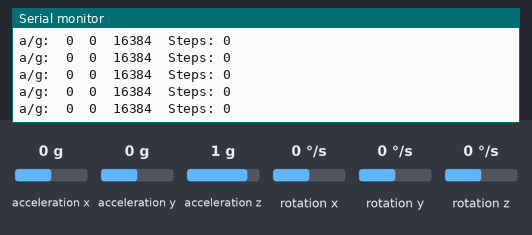
Recording of a sketch running on a simulated Arduino Uno, built with avr-gcc and run on an emulated ATmega328P. On the bench: the last lines printed to the serial monitor. The inputs (shaded band) are chosen by the test bench; at power-on: acceleration x 0 g, acceleration y 0 g, acceleration z 1 g, rotation x 0 °/s, rotation y 0 °/s, rotation z 0 °/s.

Above: at 1.2 s.
1.3 s: acceleration x set to -1.4 g
At 2.0 s:
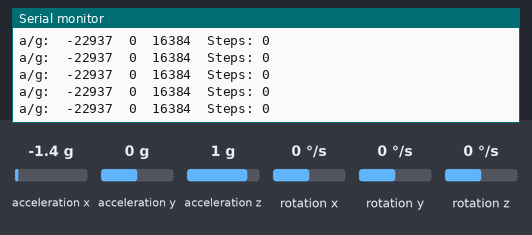
4.3 s: acceleration y set to 0.8 g
At 4.9 s:
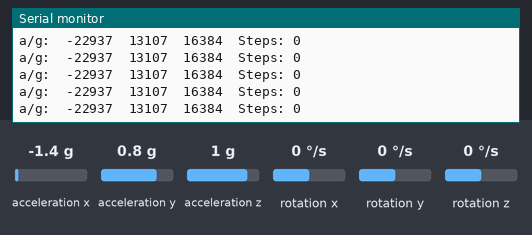
7.3 s: acceleration z set to -1.4 g
At 8.0 s:
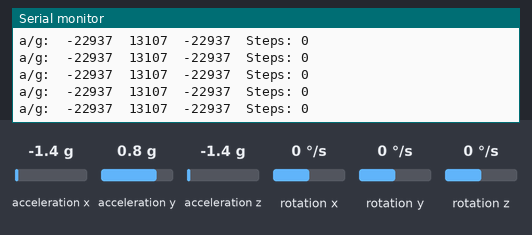
10.3 s: acceleration x set to 0 g
At 10.9 s:
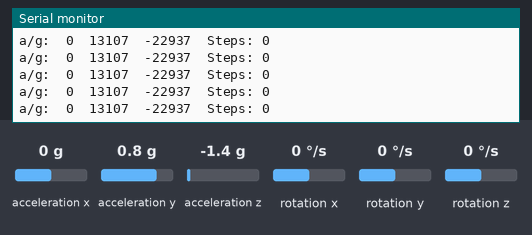
13.3 s: acceleration y set to 0 g
At 14.4 s:
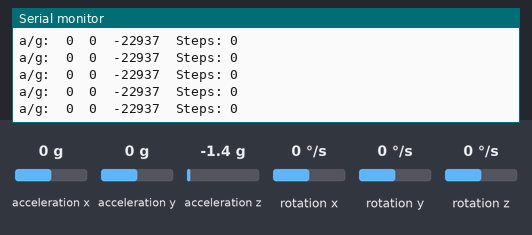
16.3 s: acceleration z set to 0.8 g
At 17.2 s:
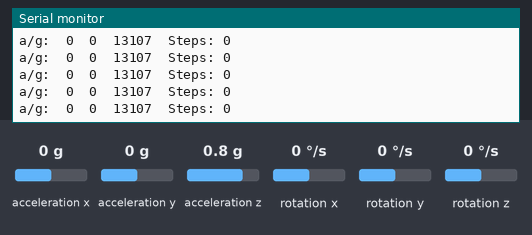
Timing chart, 0 to 19.0 s (numbered marks = the images above; inputs shaded):
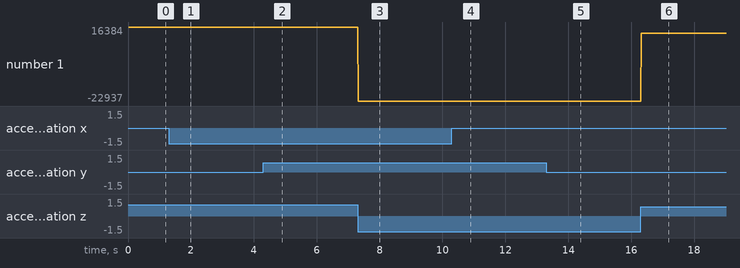

The sketch:

PBL_FINAL.ino
```cpp
#include "I2Cdev.h"
#include "MPU6050.h"

#if I2CDEV_IMPLEMENTATION == I2CDEV_ARDUINO_WIRE //used as a prerequisite for I2Cdev library
    #include "Wire.h"
#endif
int count = 0;
MPU6050 accelgyro;

int16_t ax, ay, az;
//int16_t gx, gy, gz; //gives values from gyroscopes

#define OUTPUT_READABLE_ACCELGYRO

void setup() {
    #if I2CDEV_IMPLEMENTATION == I2CDEV_ARDUINO_WIRE
        Wire.begin();
    #elif I2CDEV_IMPLEMENTATION == I2CDEV_BUILTIN_FASTWIRE //used as a prerequisite for I2Cdev library
        Fastwire::setup(400, true);
    #endif
    Serial.begin(38400);
    Serial.println("Initializing I2C devices...");
    accelgyro.initialize(); //initialize the sensor, included in MPU6050 library
    Serial.println("Testing device connections...");
    Serial.println(accelgyro.testConnection() ? "MPU6050 connection successful" : "MPU6050 connection failed"); //Gives status of the sensor
}

void loop() {
    //accelgyro.getMotion6(&ax, &ay, &az, &gx, &gy, &gz);
    //accelgyro.getRotation(&gx, &gy, &gz);
    accelgyro.getAcceleration(&ax, &ay, &az);
    if(ax >= 7000) //This value can be adjusted for different conditions
    {
      count++;
      delay(1000);
    }
    #ifdef OUTPUT_READABLE_ACCELGYRO //ifdef is used for conditional compilation
        Serial.print("a/g:\t");
        Serial.print(ax); Serial.print("\t");
        Serial.print(ay); Serial.print("\t");
        Serial.print(az); Serial.print("\tSteps: ");
        Serial.println(count);
    #endif
}
```

Measured:
- after the input at 1.3 s, the serial monitor: prints a new line at once (image 1)
- after the input at 4.3 s, the serial monitor: prints a new line at once (image 2)
- after the input at 7.3 s, the serial monitor: prints a new line at once (image 3)
- after the input at 10.3 s, the serial monitor: prints a new line at once (image 4)
- after the input at 13.3 s, the serial monitor: prints a new line at once (image 5)
- after the input at 16.3 s, the serial monitor: prints a new line at once (image 6)
